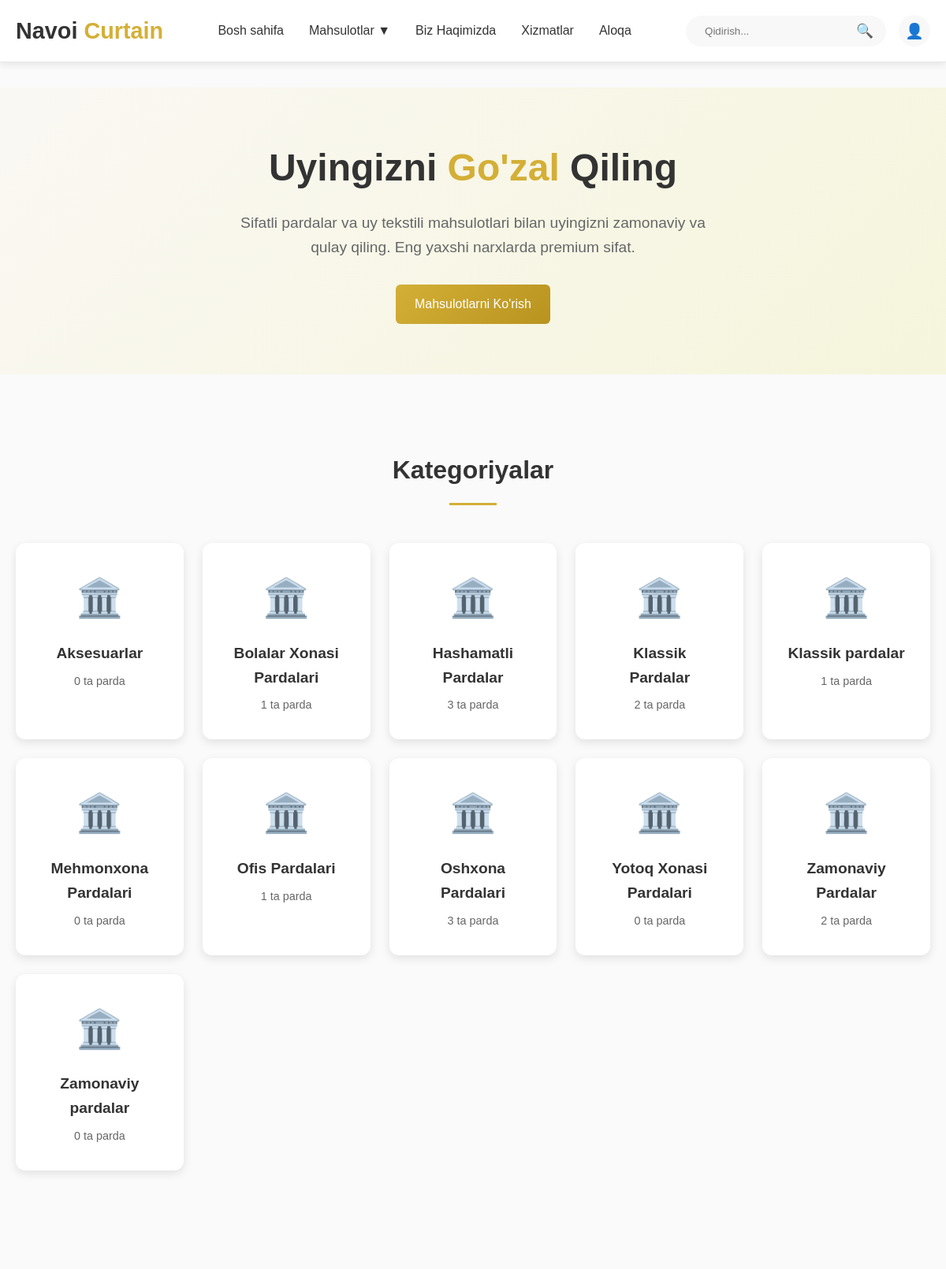
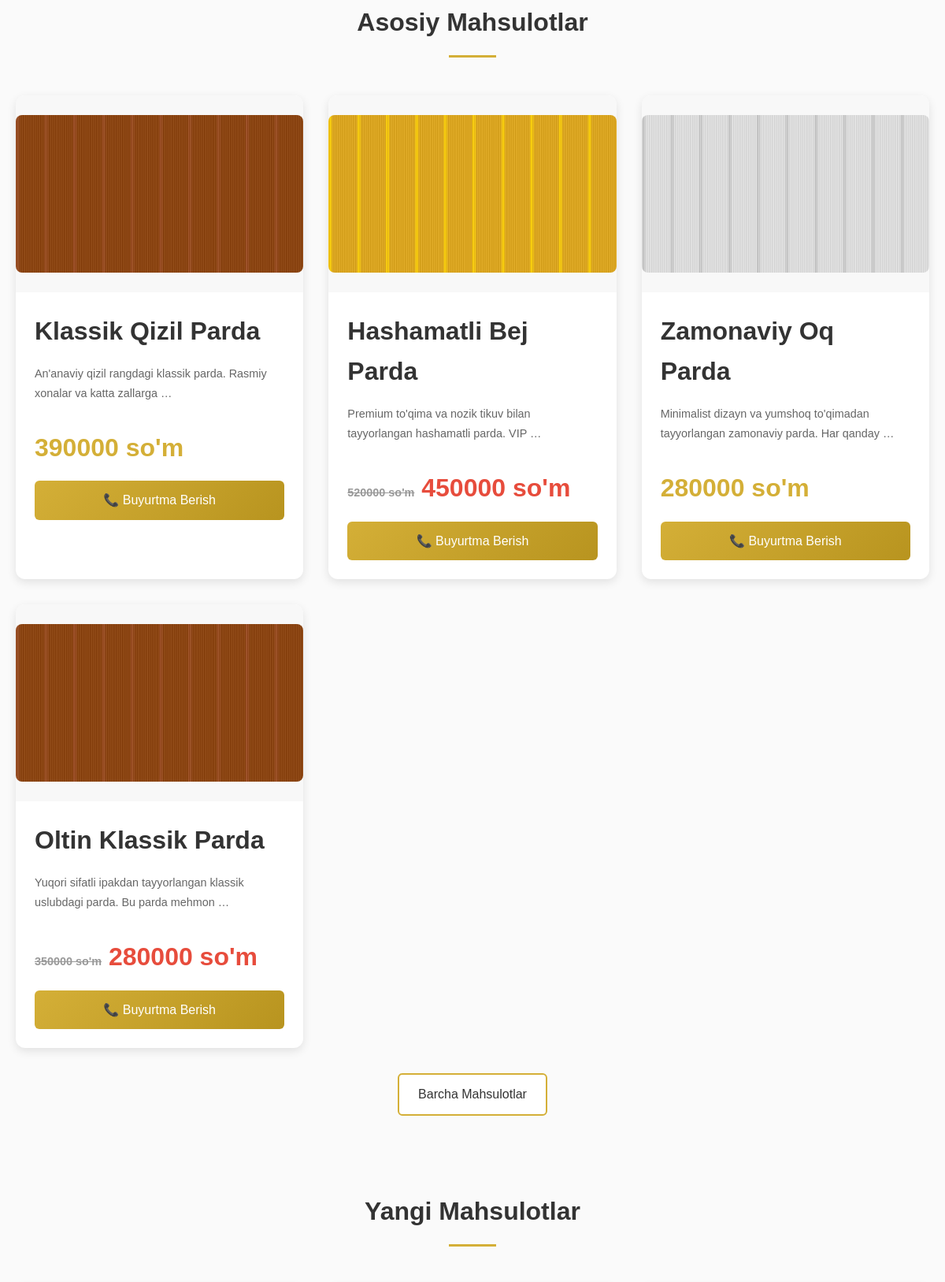
The page / (upper part) on the database its author committed (2 pictures, top to bottom).
### apps/curtains/models.py (models this page shows, shortened)
class Category(models.Model):
    title = models.CharField(_('Nomi'), max_length=225, help_text=_('Kategoriya nomi'))
    created_date = models.DateTimeField(_('Yaratilgan sana'), auto_now_add=True)
    class Meta:
        verbose_name = _('Kategoriya')
        verbose_name_plural = _('Kategoriyalar')
        ordering = ['-created_date']
        db_table = 'categories'

class Curtain(models.Model):
    FABRIC_CHOICES = [
        ('cotton', _('Paxta')),
        ('silk', _('Ipak')),
        ('linen', _('Zig\'ir')),
        ('polyester', _('Polyester')),
        ('velvet', _('Baxmal')),
        ('other', _('Boshqa')),
    ]
    STATUS_CHOICES = [
        ('available', _('Mavjud')),
        ('out_of_stock', _('Tugagan')),
        ('discontinued', _('To\'xtatilgan')),
    ]
    title = models.CharField(_('Nomi'), max_length=225, help_text=_('Parda nomi'))
    slug = models.SlugField(_('Slug'), max_length=255, unique=True, blank=True)
    content = models.TextField(_('Ta\'rif'), null=True, blank=True, help_text=_('Parda haqida batafsil ma\'lumot'))
    price = models.PositiveIntegerField(_('Narxi'), help_text=_('So\'mda narx'))
    discount_price = models.PositiveIntegerField(_('Chegirmali narx'), null=True, blank=True)
    category = models.ForeignKey(Category, on_delete=models.SET_NULL, null=True,
                               related_name='curtains', verbose_name=_('Kategoriya'))
    colors = models.ManyToManyField(Color, verbose_name=_('Ranglar'), blank=True,
                                  related_name='curtains')
    fabric_type = models.CharField(_('Mato turi'), max_length=20, choices=FABRIC_CHOICES,
                                 default='other')
    width = models.PositiveIntegerField(_('Eni (sm)'), null=True, blank=True)
    height = models.PositiveIntegerField(_('Balandligi (sm)'), null=True, blank=True)
    status = models.CharField(_('Holati'), max_length=20, choices=STATUS_CHOICES, default='available')
    is_featured = models.BooleanField(_('Asosiy'), default=False,
                                    help_text=_('Asosiy sahifada ko\'rsatish'))
    is_active = models.BooleanField(_('Faol'), default=True)
    views = models.PositiveIntegerField(_('Ko\'rishlar soni'), default=0)
    stock_quantity = models.PositiveIntegerField(_('Ombordagi soni'), default=0)
    created_date = models.DateTimeField(_('Yaratilgan sana'), auto_now_add=True)
    modified_date = models.DateTimeField(_('O\'zgartirilgan sana'), auto_now=True)
    class Meta:
        verbose_name = _('Parda')
        verbose_name_plural = _('Pardalar')
        ordering = ['-created_date']
        db_table = 'curtains'
        indexes = [
            models.Index(fields=['slug']),
            models.Index(fields=['category', 'is_active']),
            models.Index(fields=['is_featured', 'is_active']),
        ]
    @property
    def is_on_sale(self):
        return self.discount_price and self.discount_price < self.price
    @property
    def final_price(self):
        return self.discount_price if self.is_on_sale else self.price

class CurtainImage(models.Model):
    curtain = models.ForeignKey(Curtain, on_delete=models.CASCADE, related_name='images',
                              verbose_name=_('Parda'))
    image = models.ImageField(_('Rasm'), upload_to='curtains/%Y/%m/%d/')
    alt_text = models.CharField(_('Alt matni'), max_length=255, blank=True)
    is_main = models.BooleanField(_('Asosiy rasm'), default=False)
    order = models.PositiveIntegerField(_('Tartib'), default=0)
    created_date = models.DateTimeField(_('Yaratilgan sana'), auto_now_add=True)
    class Meta:
        verbose_name = _('Parda rasmi')
        verbose_name_plural = _('Parda rasmlari')
        ordering = ['order', '-created_date']
        db_table = 'curtain_images'

### apps/curtains/views.py (the view)
# urls.py: path('', views.index, name='index'),
def index(request):
    featured_curtains = Curtain.objects.filter(
        is_active=True, is_featured=True
    ).select_related('category').prefetch_related('images', 'colors')[:8]
    new_curtains = Curtain.objects.filter(
        is_active=True
    ).select_related('category').prefetch_related('images', 'colors').order_by('-created_date')[:6]
    sale_curtains = Curtain.objects.filter(
        is_active=True, discount_price__isnull=False
    ).select_related('category').prefetch_related('images', 'colors')[:6]
    categories = Category.objects.annotate(
        curtains_count=Count('curtains', filter=Q(curtains__is_active=True))
    ).order_by('title')
    context = {
        'featured_curtains': featured_curtains,
        'new_curtains': new_curtains,
        'sale_curtains': sale_curtains,
        'categories': categories,
    }
    return render(request, 'index.html', context)

### apps/curtains/templatetags/math_extras.py (called while the page is built)
@register.filter
def sub(value, arg):
    return int(value) - int(arg)

### templates/index.html (shortened to what this page needs)
<!DOCTYPE html>
<html lang="uz">
{% load static %}
<head>
    <link rel="stylesheet" href="{% static 'css/styles.css' %}">
</head>
<body>
    {% include 'header.html' %}
    <main class="main">
        <section class="hero">
            <div class="container">
                <h1>Uyingizni <span class="golden">Go'zal</span> Qiling</h1>
                <p>Sifatli pardalar va uy tekstili mahsulotlari bilan uyingizni zamonaviy va qulay qiling. Eng yaxshi narxlarda premium sifat.</p>
                <a href="{% url 'curtains:products' %}" class="btn btn-primary">Mahsulotlarni Ko'rish</a>
            </div>
        </section>
        <section class="section">
            <div class="container">
                <h2 class="section-title">Kategoriyalar</h2>
                <div class="categories-grid">
                    {% for category in categories %}
                    <div class="category-card" onclick="window.location.href='{% url 'curtains:category_detail' category.pk %}'">
                        <div class="category-icon">🏛️</div>
                        <h3 class="category-title">{{ category.title }}</h3>
                        <p class="category-description">{{ category.curtains_count }} ta parda</p>
                    </div>
                    {% endfor %}
                </div>
            </div>
        </section>
        {% if featured_curtains %}
        <section class="section">
            <div class="container">
                <h2 class="section-title">Asosiy Mahsulotlar</h2>
                <div class="products-grid">
                    {% for curtain in featured_curtains %}
                    <div class="product-card" {% if curtain.slug %}onclick="window.location.href='{% url 'curtains:product_detail' curtain.slug %}'"{% endif %}>
                        {% with main_image=curtain.images.first %}
                        <div class="product-image">
                            {% if main_image %}
                                <img src="{{ main_image.image.url }}" alt="{{ curtain.title }}" style="width: 100%; height: 200px; object-fit: cover; border-radius: 8px;">
                            {% else %}
                                🏺
                            {% endif %}
                        </div>
                        {% endwith %}
                        <div class="product-info">
                            <h3 class="product-title">{{ curtain.title }}</h3>
                            <p class="product-description">{{ curtain.content|truncatewords:10 }}</p>
                            <div class="product-price">
                                {% if curtain.is_on_sale %}
                                    <span style="text-decoration: line-through; color: #999; font-size: 0.9rem;">{{ curtain.price|floatformat:0 }} so'm</span>
                                    <span style="color: #e74c3c; font-weight: bold;">{{ curtain.final_price|floatformat:0 }} so'm</span>
                                {% else %}
                                    {{ curtain.price|floatformat:0 }} so'm
                                {% endif %}
                            </div>
                            <div class="product-actions">
                                <a href="{% url 'orders:quick_order' curtain.id %}" class="btn btn-primary w-full">📞 Buyurtma Berish</a>
                            </div>
                        </div>
                    </div>
                    {% endfor %}
                </div>
                <div class="text-center mt-2">
                    <a href="{% url 'curtains:products' %}" class="btn btn-secondary">Barcha Mahsulotlar</a>
                </div>
            </div>
        </section>
        {% endif %}
        {% if new_curtains %}
        <section class="section">
            <div class="container">
                <h2 class="section-title">Yangi Mahsulotlar</h2>
            </div>
        </section>
        {% endif %}
        {% if sale_curtains %}
                    {% for curtain in sale_curtains %}
                        {% with main_image=curtain.images.first %}
                                {% load math_extras %}
                                {% widthratio curtain.discount_price curtain.price 100 as discount_percent %}
                        {% endwith %}
                    {% endfor %}
        {% endif %}
    </main>
</body>
</html>

### static/css/styles.css (style rules this page uses)
* { margin: 0; padding: 0; box-sizing: border-box; }
body { font-family: 'Arial', sans-serif; line-height: 1.6; color: #2c2c2c; background-color: #fafafa; }
.container { max-width: 1200px; margin: 0 auto; padding: 0 20px; }
:root { --primary-gold: #d4af37; --light-gold: #f5e6a3; --dark-gold: #b8941f; --beige: #f5f5dc; --light-beige: #faf8f3; --dark-beige: #e6e2d3; --white: #ffffff; --light-gray: #f8f8f8; --medium-gray: #e0e0e0; --dark-gray: #2c2c2c; --text-dark: #333333; --text-light: #666666; --border-light: #e8e8e8; --shadow: rgba(0, 0, 0, 0.1); }
h1, h2, h3, h4, h5, h6 { font-weight: 600; margin-bottom: 1rem; }
h1 { font-size: 2.5rem; }
h2 { font-size: 2rem; }
h3 { font-size: 1.5rem; }
.golden { color: var(--primary-gold); }
.btn { display: inline-block; padding: 12px 24px; border: none; border-radius: 6px; text-decoration: none; font-weight: 500; text-align: center; cursor: pointer; transition: all 0.3s ease; font-size: 1rem; }
.btn-primary { background: linear-gradient(135deg, var(--primary-gold), var(--dark-gold)); color: var(--white); }
.btn-secondary { background: var(--white); color: var(--text-dark); border: 2px solid var(--primary-gold); }
html { scroll-behavior: smooth; }
.main { min-height: calc(100vh - 200px); padding: 2rem 0; }
.hero { background: linear-gradient(135deg, var(--light-beige), var(--beige)); padding: 4rem 0; text-align: center; margin-bottom: 3rem; }
.hero h1 { font-size: 3rem; margin-bottom: 1rem; color: var(--text-dark); }
.hero p { font-size: 1.2rem; color: var(--text-light); margin-bottom: 2rem; max-width: 600px; margin-left: auto; margin-right: auto; }
.products-grid { display: grid; grid-template-columns: repeat(auto-fit, minmax(280px, 1fr)); gap: 2rem; margin: 2rem 0; }
.product-card { background: var(--white); border-radius: 12px; overflow: hidden; box-shadow: 0 4px 12px var(--shadow); transition: transform 0.3s ease, box-shadow 0.3s ease; cursor: pointer; }
.product-image { width: 100%; height: 250px; background: var(--light-gray); display: flex; align-items: center; justify-content: center; font-size: 3rem; color: var(--medium-gray); }
.product-info { padding: 1.5rem; }
.product-title { font-size: 1.2rem; font-weight: 600; margin-bottom: 0.5rem; color: var(--text-dark); }
.product-description { color: var(--text-light); margin-bottom: 1rem; font-size: 0.9rem; }
.product-price { font-size: 1.3rem; font-weight: 700; color: var(--primary-gold); margin-bottom: 1rem; }
.product-actions { display: flex; gap: 0.5rem; }
.section { padding: 3rem 0; }
.section-title { text-align: center; margin-bottom: 3rem; color: var(--text-dark); }
.section-title::after { content: ''; display: block; width: 60px; height: 3px; background: var(--primary-gold); margin: 1rem auto; }
.categories-grid { display: grid; grid-template-columns: repeat(auto-fit, minmax(200px, 1fr)); gap: 1.5rem; margin: 2rem 0; }
.category-card { background: var(--white); border-radius: 12px; padding: 2rem; text-align: center; box-shadow: 0 4px 12px var(--shadow); transition: transform 0.3s ease; cursor: pointer; }
.category-icon { font-size: 3rem; margin-bottom: 1rem; }
.category-title { font-size: 1.2rem; font-weight: 600; color: var(--text-dark); margin-bottom: 0.5rem; }
.category-description { color: var(--text-light); font-size: 0.9rem; }
.product-title { font-size: 2rem; margin-bottom: 1rem; color: var(--text-dark); }
.product-price { font-size: 2rem; font-weight: 700; color: var(--primary-gold); margin-bottom: 1rem; }
.product-description { color: var(--text-light); margin-bottom: 2rem; line-height: 1.7; }
.text-center { text-align: center; }
.mt-2 { margin-top: 2rem; }
.w-full { width: 100%; }
.product-card, .category-card { animation: fadeIn 0.6s ease-out; }

### rows shown on the page
Category: title "Aksesuarlar", curtains_count "0"
Category: title "Bolalar Xonasi Pardalari", curtains_count "1"
Category: title "Hashamatli Pardalar", curtains_count "3"
Category: title "Klassik Pardalar", curtains_count "2"
Category: title "Klassik pardalar", curtains_count "1"
Category: title "Mehmonxona Pardalari", curtains_count "0"
Category: title "Ofis Pardalari", curtains_count "1"
Category: title "Oshxona Pardalari", curtains_count "3"
Category: title "Yotoq Xonasi Pardalari", curtains_count "0"
Category: title "Zamonaviy Pardalar", curtains_count "2"
Category: title "Zamonaviy pardalar", curtains_count "0"
Curtain: images.first.image (picture), title "Klassik Qizil Parda", content "An'anaviy qizil rangdagi klassik parda. Rasmiy xonalar va katta zallarga …", price "390000"
Curtain: images.first.image (picture), title "Hashamatli Bej Parda", content "Premium to'qima va nozik tikuv bilan tayyorlangan hashamatli parda. VIP …", price "520000", final_price "450000"
Curtain: images.first.image (picture), title "Zamonaviy Oq Parda", content "Minimalist dizayn va yumshoq to'qimadan tayyorlangan zamonaviy parda. Har qanday …", price "280000"
Curtain: images.first.image (picture), title "Oltin Klassik Parda", content "Yuqori sifatli ipakdan tayyorlangan klassik uslubdagi parda. Bu parda mehmon …", price "350000", final_price "280000"
